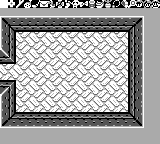

Tiled map render using the project's own tile images. Description and the whole map definition, tile-layer contents included, below:
An orthogonal 20x18 tile map with 8x8 px tiles, 2 tile layers (bg, Tile Layer 1), 6 tilesets.

<map version="1.2" tiledversion="1.2.2" orientation="orthogonal" renderorder="right-down" width="20" height="18" tilewidth="8" tileheight="8" infinite="0" nextlayerid="3" nextobjectid="1">
 <tileset firstgid="1" source="overworld-landscape.tsx" />
 <tileset firstgid="97" source="walls-a.tsx" />
 <tileset firstgid="129" source="dungeon-items.tsx" />
 <tileset firstgid="145" source="floor-h.tsx" />
 <tileset firstgid="161" source="items-2.tsx" />
 <tileset firstgid="225" source="font.tsx" />
 <layer id="2" name="bg" width="20" height="18">
  <data encoding="csv">
77,210,211,212,213,214,215,216,217,218,209,144,142,143,202,77,77,77,77,77,
145,146,145,146,145,146,145,146,145,146,145,146,145,146,145,146,145,146,145,146,
147,148,147,148,147,148,147,148,147,148,147,148,147,148,147,148,147,148,147,148,
145,146,145,146,145,146,145,146,145,146,145,146,145,146,145,146,145,146,145,146,
147,148,147,148,147,148,147,148,147,148,147,148,147,148,147,148,147,148,147,148,
145,146,145,146,145,146,145,146,145,146,145,146,145,146,145,146,145,146,145,146,
147,148,147,148,147,148,147,148,147,148,147,148,147,148,147,148,147,148,147,148,
145,146,145,146,145,146,145,146,145,146,145,146,145,146,145,146,145,146,145,146,
147,148,147,148,147,148,147,148,147,148,147,148,147,148,147,148,147,148,147,148,
145,146,145,146,145,146,145,146,145,146,145,146,145,146,145,146,145,146,145,146,
147,148,147,148,147,148,147,148,147,148,147,148,147,148,147,148,147,148,147,148,
145,146,145,146,145,146,145,146,145,146,145,146,145,146,145,146,145,146,145,146,
147,148,147,148,147,148,147,148,147,148,147,148,147,148,147,148,147,148,147,148,
145,146,145,146,145,146,145,146,145,146,145,146,145,146,145,146,145,146,145,146,
147,148,147,148,147,148,147,148,147,148,147,148,147,148,147,148,147,148,147,148,
145,146,145,146,145,146,145,146,145,146,145,146,145,146,145,146,145,146,145,146,
147,148,147,148,147,148,147,148,147,148,147,148,147,148,147,148,147,148,147,148,
147,148,147,148,147,148,147,148,147,148,147,148,147,148,147,148,147,148,147,148
</data>
 </layer>
 <layer id="1" name="Tile Layer 1" width="20" height="18">
  <data encoding="csv">
96,359,372,373,375,360,361,362,363,365,369,370,371,374,377,378,379,366,367,368,
93,93,93,93,93,93,93,93,93,93,93,93,93,93,93,93,93,93,93,93,
2684354659,2684354667,2684354667,2684354667,2684354667,2684354667,2684354667,2684354667,2684354667,2684354667,2684354667,2684354667,2684354667,2684354667,2684354667,2684354667,2684354667,3221225571,93,93,
107,2684354675,121,121,121,121,121,121,121,121,121,121,121,121,121,121,3221225587,3221225579,93,93,
107,1610612857,0,0,0,0,0,0,0,0,0,0,0,0,0,0,2684354681,3221225579,93,93,
107,1610612857,0,0,0,0,0,0,0,0,0,0,0,0,0,0,2684354681,3221225579,93,93,
1073741927,1610612857,0,0,0,0,0,0,0,0,0,0,0,0,0,0,2684354681,1610612858,93,93,
121,3221225592,0,0,0,0,0,0,0,0,0,0,0,0,0,0,2684354681,1610612858,93,93,
0,0,0,0,0,0,0,0,0,0,0,0,0,0,0,0,2684354681,1610612858,93,93,
0,0,0,0,0,0,0,0,0,0,0,0,0,0,0,0,2684354681,1610612858,93,93,
3221225593,2684354680,0,0,0,0,0,0,0,0,0,0,0,0,0,0,2684354681,1610612858,93,93,
3758096487,1610612857,0,0,0,0,0,0,0,0,0,0,0,0,0,0,2684354681,1610612858,93,93,
107,1610612857,0,0,0,0,0,0,0,0,0,0,0,0,0,0,2684354681,1610612858,93,93,
107,1610612857,0,0,0,0,0,0,0,0,0,0,0,0,0,0,2684354681,3221225579,93,93,
107,115,3221225593,3221225593,3221225593,3221225593,3221225593,3221225593,3221225593,3221225593,3221225593,3221225593,3221225593,3221225593,3221225593,3221225593,1610612851,3221225579,93,93,
99,122,122,122,122,122,122,122,122,122,122,122,122,122,122,122,122,1610612835,93,93,
93,93,93,93,93,93,93,93,93,93,93,93,93,93,93,93,93,93,93,93,
93,93,93,93,93,93,93,93,93,93,93,93,93,93,93,93,93,93,93,93
</data>
 </layer>
</map>
